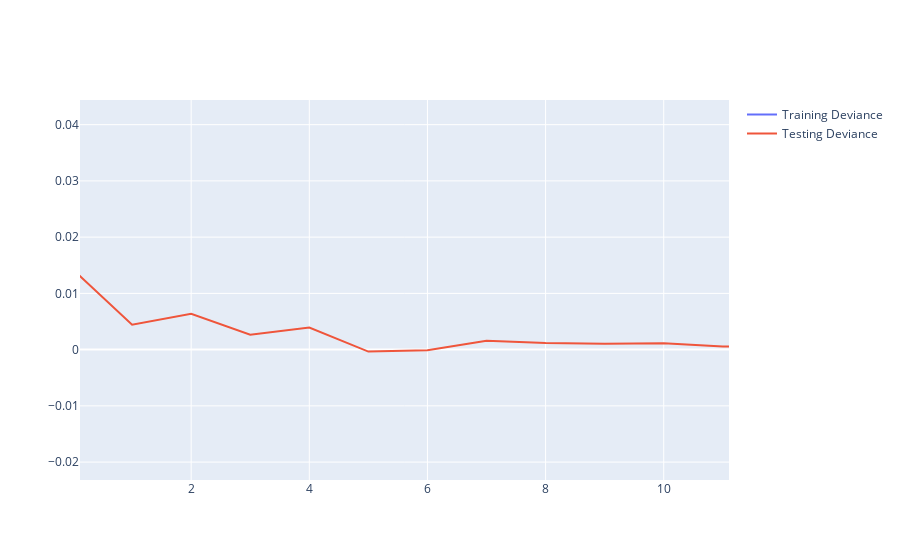

Notebook code for this chart:
### Markdown cell above
And add the two lines, one for training deviance and one for testing deviance.

### Code cell
fig.add_scatter(x=np.arange(0,100), y=gradientBoostingRegressor.train_score_, name="Training Deviance")

fig.add_scatter(x=np.arange(0,100), y=gradientBoostingRegressor.oob_improvement_, name="Testing Deviance")

#<xml xmlns="https://developers.google.com/blockly/xml"><variables><variable id="FuH.yx^v|kVlL!174TwM">fig</variable></variables><block type="varDoMethod_Python" id="t+LX0/GT`Qh5{V)D|_Do" x="8" y="108"><field name="VAR" id="FuH.yx^v|kVlL!174TwM">fig</field><field name="MEMBER">add_scatter</field><data>fig:add_scatter</data><value name="INPUT"><block type="lists_create_with" id="$P.j=XWx|B{Y).~[lezc"><mutation items="3"></mutation><value name="ADD0"><block type="dummyOutputCodeBlock_Python" id="Hwlm,itF~DgkC;2v8pR#"><field name="CODE">x=np.arange(0,100)</field></block></value><value name="ADD1"><block type="dummyOutputCodeBlock_Python" id="?Vn@H0+:Y,rip,w8aKf2"><field name="CODE">y=gradientBoostingRegressor.train_score_</field></block></value><value name="ADD2"><block type="dummyOutputCodeBlock_Python" id="GJ2OO1n10FnddKV3eGZ)"><field name="CODE">name="Training Deviance"</field></block></value></block></value></block><block type="varDoMethod_Python" id="%th4!T:T(hpvb_^]Me[#" x="15" y="192"><field name="VAR" id="FuH.yx^v|kVlL!174TwM">fig</field><field name="MEMBER">add_scatter</field><data>fig:add_scatter</data><value name="INPUT"><block type="lists_create_with" id="JUgueIjO?}v?1eij{k0H"><mutation items="3"></mutation><value name="ADD0"><block type="dummyOutputCodeBlock_Python" id="@pg^4a/R,=aqA`%8At`r"><field name="CODE">x=np.arange(0,100)</field></block></value><value name="ADD1"><block type="dummyOutputCodeBlock_Python" id=",KXsqS*+JycIh?{g;`vQ"><field name="CODE">y=gradientBoostingRegressor.oob_improvement_</field></block></value><value name="ADD2"><block type="dummyOutputCodeBlock_Python" id="B5jcBj.Fhb9nYG#1H/]z"><field name="CODE">name="Testing Deviance"</field></block></value></block></value></block></xml>

### Figure 1 — Plotly figure (JSON) as saved in the notebook; plotly's stock layout.template omitted (floating-point values rounded to 4 significant figures)
{"data": [{"name": "Training Deviance", "type": "scatter", "x": [0, 1, 2, 3, 4, 5, 6, 7, 8, 9, 10, 11, 12, 13, 14, 15, 16, 17, 18, 19, 20, 21, 22, 23, 24, 25, 26, 27, 28, 29, 30, 31, 32, 33, 34, 35, 36, 37, 38, 39, 40, 41, 42, 43, 44, 45, 46, 47, 48, 49, 50, 51, 52, 53, 54, 55, 56, 57, 58, 59, 60, 61, 62, 63, 64, 65, 66, 67, 68, 69, 70, 71, 72, 73, 74, 75, 76, 77, 78, 79, 80, 81, 82, 83, 84, 85, 86, 87, 88, 89, 90, 91, 92, 93, 94, 95, 96, 97, 98, 99], "y": [0.2557, 0.1568, 0.2364, 0.2992, 0.2352, 0.1979, 0.2716, 0.1972, 0.2261, 0.1696, 0.2393, 0.2188, 0.1532, 0.2025, 0.1775, 0.1479, 0.162, 0.1979, 0.1875, 0.1837, 0.1686, 0.1482, 0.1662, 0.1296, 0.1784, 0.1704, 0.145, 0.1717, 0.1626, 0.1545, 0.1266, 0.1432, 0.16, 0.1294, 0.1316, 0.155, 0.1381, 0.1492, 0.1188, 0.1592, 0.1449, 0.1216, 0.12, 0.1239, 0.1495, 0.1176, 0.1297, 0.1379, 0.145, 0.142, 0.1202, 0.1434, 0.1312, 0.1292, 0.1131, 0.1196, 0.1226, 0.1414, 0.138, 0.1087, 0.1444, 0.1147, 0.1163, 0.1497, 0.1194, 0.1227, 0.122, 0.1348, 0.111, 0.125, 0.09537, 0.111, 0.1242, 0.1341, 0.1065, 0.1226, 0.1208, 0.1191, 0.1228, 0.1191, 0.1397, 0.137, 0.1117, 0.09512, 0.1105, 0.1281, 0.09904, 0.1157, 0.115, 0.1228, 0.1144, 0.1126, 0.12, 0.09125, 0.1053, 0.09266, 0.1038, 0.09995, 0.09444, 0.09483]}, {"name": "Testing Deviance", "type": "scatter", "x": [0, 1, 2, 3, 4, 5, 6, 7, 8, 9, 10, 11, 12, 13, 14, 15, 16, 17, 18, 19, 20, 21, 22, 23, 24, 25, 26, 27, 28, 29, 30, 31, 32, 33, 34, 35, 36, 37, 38, 39, 40, 41, 42, 43, 44, 45, 46, 47, 48, 49, 50, 51, 52, 53, 54, 55, 56, 57, 58, 59, 60, 61, 62, 63, 64, 65, 66, 67, 68, 69, 70, 71, 72, 73, 74, 75, 76, 77, 78, 79, 80, 81, 82, 83, 84, 85, 86, 87, 88, 89, 90, 91, 92, 93, 94, 95, 96, 97, 98, 99], "y": [0.01425, 0.004435, 0.006362, 0.00265, 0.003941, -0.0003489, -9.293e-05, 0.001578, 0.001159, 0.001038, 0.001133, 0.0005547, 0.0005667, -0.0005783, 0.0008264, -0.000523, -0.0009467, -0.006217, -0.001739, 9.362e-05, -0.0002495, -0.0001805, 0.0002002, -0.0003813, -0.0002664, 0.0009804, -0.004285, 0.0004009, -0.0004704, -0.0006161, -0.0008355, -0.001494, 0.0002087, -0.002433, 7.596e-05, 0.0001387, -0.001799, -0.0001858, -0.003015, -3.773e-05, -0.0004159, 4.361e-05, -0.0008475, -0.0009831, -0.0005945, -0.002441, -0.002466, -0.001426, 8.286e-05, -4.118e-05, -0.0002654, -0.002583, -0.003743, -0.00108, -0.0005892, -0.001366, -0.0003919, -0.0006091, -0.000139, 0.0001294, -0.001498, -0.0003456, -0.0006405, -0.001454, -0.0009225, -0.002953, -0.0004246, -0.000252, -0.00518, -0.00106, -0.002424, -0.001549, -0.001677, -0.001149, -0.0009851, -0.0003303, -0.001737, -0.003942, -0.000832, -0.002591, -0.0004654, -0.002268, -0.0009466, -0.00103, -0.0002914, -0.0004425, -0.0003867, -0.001087, -0.00344, -6.794e-05, -0.0005894, -0.001785, -0.0007077, -0.000339, -0.001371, -0.000695, -0.001352, -0.0002376, -0.0004666, -0.001351]}], "layout": {"autosize": true, "xaxis": {"autorange": false, "range": [0.1181, 11.11], "type": "linear"}, "yaxis": {"autorange": false, "range": [-0.02318, 0.04438], "type": "linear"}}}
